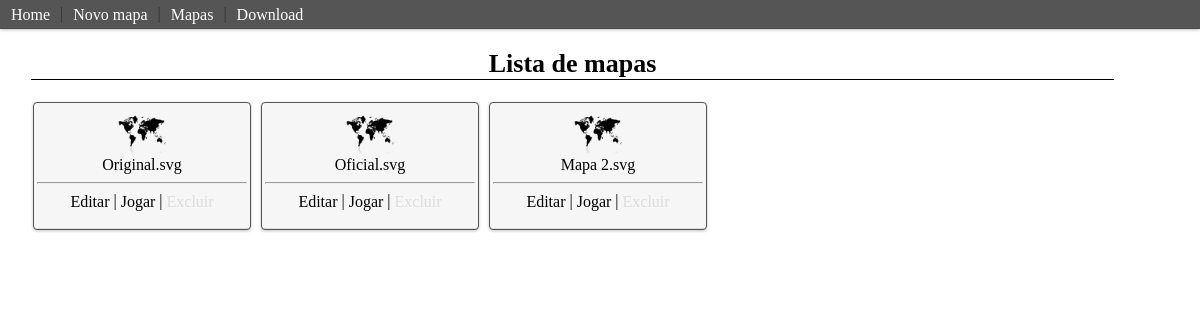
The app's page /index.php?view=mapa&action=lista, older data.
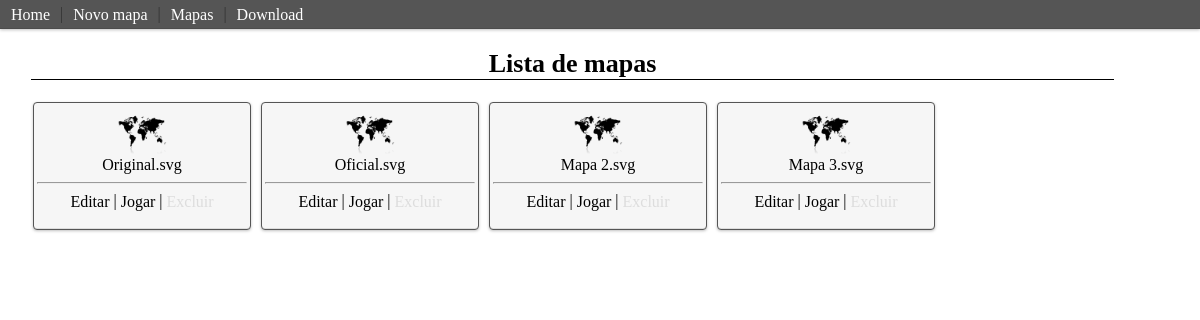
The same page, newer data.
### tables this page shows
CREATE TABLE IF NOT EXISTS `mapas` (
  `id` int(11) NOT NULL AUTO_INCREMENT,
  `nome` varchar(80) NOT NULL,
  `mapa` text NOT NULL,
  `numero_territorios` int(11) NOT NULL,
  `numero_regioes` int(11) DEFAULT NULL,
  `numero_objetivos` int(11) DEFAULT NULL,
  `tipo` int(11) DEFAULT NULL,
  PRIMARY KEY (`id`)
);

### index.php (called while the page is built, shortened)
<?php
$view = isset($_GET['view']) ? $_GET['view'] : 'home';
$action = isset($_GET['action']) ? $_GET['action'] : NULL;
$method = isset($_GET['method']) ? $_GET['method'] : NULL;
$data = NULL;
$obj = new View($view, $action, $method, $data);
?>

### bd/Connexao.php (called while the page is built, shortened)
<?php
class Connexao {
    private $conexao;
    private $resultado;
    private $array = NULL;
    function __construct() {
        $database = new DataBaseConfig();
        $this->banco = $database->banco;
        $this->pass = $database->pass;
        $this->host = $database->host;
        $this->user = $database->user;
        try {
            if ($this->pass == '')
                $this->conexao = new PDO('mysql:host=' . $this->host . ';port=3306;dbname=' . $this->banco, $this->user);
            else
                $this->conexao = new PDO('mysql:host=' . $this->host . ';port=3306;dbname=' . $this->banco, $this->user, $this->pass);
        } catch (PDOException $e) {
            $this->errors[] = 'error: falha ao criar conexão<br/>'.$e->getMessage();
        }
    }
    public function query($sql) {
        try{
            $this->resultado = $this->conexao->prepare($sql);
        }catch(PDOException $e){
            $this->errors[] =  'error: function query<br/>'.$e->getMessage();
        }
    }
    public function execute($dados = NULL){
        try{
            $this->resultado->execute($dados);
        }  catch (PDOException $e){
            $this->errors[] =  'error: function execute<br/>'.$e->getMessage();
        }
    }
    public function fetch(){
        try{
            $this->array = $this->resultado->fetch();
        }  catch (PDOException $e){
            $this->errors[] =  'error: function fetch<br/>'.$e->getMessage();
            $this->array = NULL;
        }
        return $this->array;
    }
    public function fetchAll(){
        try{
            $this->array = $this->resultado->fetchAll();
        }  catch (PDOException $e){
            $this->errors[] =  'error: function fetchAll<br/>'.$e->getMessage();
            $this->array = NULL;
        }
        return $this->array;
    }
}
?>

### model/Model.php (called while the page is built, shortened)
<?php
class Model {
    public $data = array();
    private $conn;
    protected $useTable;
    public $sql;
    function __construct($id = 0) {
        if ($this->useTable != FALSE) {
            $this->conn = new Connexao();
            if ($id == 0)
                $this->setID();
            else
                $this->id = $id;
        }
    }
    private function setID() {
        $sql = 'SELECT MAX(id) as id FROM ' . $this->useTable . ';';
        $this->conn->query($sql);
        $this->conn->execute();
        $this->array = $this->conn->fetch();
    }
    private function geraSelect($campos = null) {
        $sql = 'SELECT ';
        if ($campos != null) {
            $sql .= $campos;
        } else {
            $sql .= '*';
        }
        $sql .= ' FROM ' . $this->useTable;
        $this->sql = $sql;
    }
    public function select($campos = NULL) {
        $this->conn->query($this->sql);
        $this->conn->execute($this->data);
        $this->array = $this->conn->fetchALL();
        return $this->array;
    }
}
?>

### controller/Controller.php (called while the page is built, shortened)
<?php
class Controller {
    public $viewVars = array();
    protected $Model;
    function __construct() {
        $this->incluirModel();
    }
    public function incluirModel($model = NULL) {
        $this->Model = new $model();
    }
    public function set($var, $value = NULL) {
        if (is_array($var)) {
            if (is_array($value)) {
                $data = array_combine($var, $value);
            } else {
                $data = $var;
            }
        } else {
            $data = array($var => $value);
        }
        $this->viewVars = array_merge($this->viewVars, $data);
    }
    public function select($campos = NULL) {
        return $this->Model->select($campos);
    }
}
?>

### controller/mapaController.php (called while the page is built, shortened)
<?php
class mapaController extends Controller {
    public function lista() {
        $this->set('mapas', $this->select('id , nome'));
    }
}
?>

### view/mapa/lista.php (the view, shortened to what this page needs)
<br/>
<div style="text-align: center; border-bottom: solid 1px #000; font-weight: bold; font-size: 26px; margin: 1px; width: 95%;">
            Lista de mapas
    </div>
<br/>
    <div class="box-mapas">
        <?php
        foreach ($mapas as $k => $val) {
            ?>
            <div class="botao-mapa">
                <img src="image/globo.png" width="50" height="50">
                <br/>
                <?php echo $val['nome']; ?>
                <br/>
                <hr>
                <a class="mapas" href="index.php?view=mapa&action=config&id_mapa=<?php echo $val['id'];?>&nome=<?php echo $val['nome'];?>" name="<?php echo $val['nome']; ?>" id="<?php echo $val['id']; ?>">
                    Editar
                </a>
                |
                 <a class="mapas" href="index.php?view=war&id_mapa=<?php echo $val['id'];?>&nome=<?php echo $val['nome'];?>" name="<?php echo $val['nome']; ?>" id="<?php echo $val['id']; ?>">
                    Jogar
                </a>
                |
                 <a class="excluir" href="" name="<?php echo $val['nome']; ?>" id="<?php echo $val['id']; ?>">
                    Excluir
                </a>
            </div>
            <?php
        }
        ?>
    </div>

### template/default.php (shortened to what this page needs)
<html>
    <head>
        <link rel="stylesheet" type="text/css" href="css/w1_style.css"/>
        <link rel="stylesheet" type="text/css" href="js/jquery.svg.package-1.4.5/jquery.svg.css"/>
        <link rel="stylesheet" type="text/css" href="js/css/ui-lightness/jquery-ui-1.8.22.custom.css"/>
        <link rel="stylesheet" type="text/css" href="css/default.css"/>
        <link rel="stylesheet" type="text/css" href="css/mapa.css"/>
    </head>
    <body>
        <div id="menu">
            <?php
            include_once 'element/menu.php';
            ?>
        </div>
        <div id="conteudo">
            <?php
            include $this->page;
            ?>
        </div>
    </body>
</html>

### element/menu.php
<div id="menu-box">
        <a href="index.php">
                Home
        </a>|
        <a href="index.php?view=mapa&action=novo">
                Novo mapa
        </a>|
        <a href="index.php?view=mapa&action=lista">
                Mapas
        </a>|
        <a href="War.rar">
                Download
        </a>
</div>

### view/View.php (shortened to what this page needs)
<?php
class View {
    public $controller;
    public $error = '';
    protected $template = 'default';
    private $html = NULL;
    function __construct($name, $action = NULL, $method = NULL, $dados = NULL) {
        $this->name = $name;
        $this->incluirController();
        $action = is_string($action) ? $action : 'index';
        $this->action = $action;
        if (method_exists($this->controller, $action)) {
            $this->controller->$action();
        } else {
            $this->error .= 'A classe controller ' . $this->name . 'Controller não possui o metodo ' . $this->action . '()';
        }
        $this->incluirTemplate();
    }
    public function incluirController() {
        $this->controller = new $controller;
    }
    private function incluirTemplate() {
        include 'template/' . $this->template . '.php';
        $this->html = ob_get_clean();
    }
    private function render() {
        echo $this->html;
    }
}
?>

### css/w1_style.css (style rules this page uses)
html { width: 100%; }
body { background-image: url('image/Background-Light.jpg'); background-repeat: no-repeat; background-attachment: fixed; width: 100%; }
#conteudo { display: block; width: 95%; padding: 30px 0 0 30px; position: relative; }
#menu { z-index: 1100; position: fixed; margin: 0; width: 100%; text-align: left; }
#menu-box { color: #333; padding: 5px; background-color: #555; background-image: -moz-linear-gradient(center top , #555, #333); background-image: -o-linear-gradient(center top , #555, #333); background-image: linear-gradient(center top , #555, #333); background-image: -webkit-linear-gradient(center top , #555, #333); box-shadow: 0 1px 3px rgba(0, 0, 0, 0.25), 0 -1px 0 rgba(0, 0, 0, 0.1) inset; }
#menu-box a { color: #fff; padding: 0 6px 0 6px; }
a, a:visited { text-decoration: none; color: #ddd; }
.box-mapas { display: block; width: 90%; }
.botao-mapa { padding: 3px; display: inline-block; width: 210px; height: 120px; border: solid 1px #555; border-radius: 4px; box-shadow: 0 1px 3px rgba(0, 0, 0, 0.25), 0 -1px 0 rgba(0, 0, 0, 0.1) inset; margin: 3px; text-align: center; vertical-align: central; background: #f6f6f6; }
a.mapas { vertical-align: central; color: black; }

### css/default.css (style rules this page uses)
html, body, div, span, applet, object, iframe, p, blockquote, pre, a, abbr, acronym, address, big, cite, code, del, dfn, em, font, img, ins, kbd, q, s, samp, small, strike, sub, sup, tt, var, dl, dt, dd, ol, ul, li, fieldset, form, label, legend, table, caption, tbody, tfoot, thead, tr, th, td { margin: 0; padding: 0; border: 0; outline: 0; font-weight: inherit; font-style: inherit; font-size: 100%; font-family: inherit; vertical-align: middle; }
body { line-height: normal; color: black; background: white; }

Row changes from the older to the newer data that the page shows:
added mapas: nome "Mapa 3.svg"
